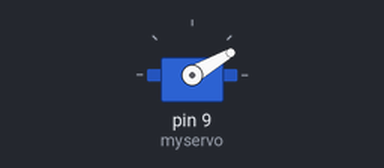
A sketch run on a simulated Arduino Uno, built with avr-gcc and run on an emulated ATmega328P. On the bench: servo.

Above: at 2.05 s.
At 5.0 s:
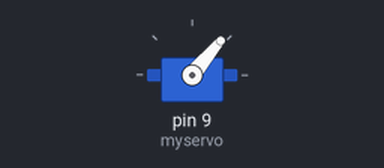
At 8.0 s:
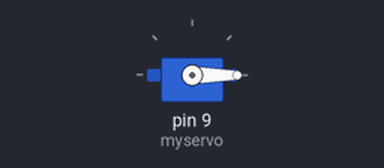
Timing chart, 0 to 9.8 s (numbered marks = the images above):
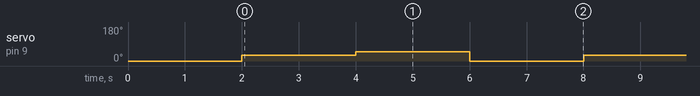

Measured:
- by itself, servo on pin 9 (myservo): repeats every 6.0 s: 50° 2.0 s, 0° 2.0 s, 30° 2.0 s

The sketch:

servo_normally.ino
```cpp
#include <Servo.h>
//red=5v //brown=gnd //orange=pinmode
Servo myservo;
void setup()

{
  myservo.attach(9);
  myservo.write(0);
  delay(2000);

}
void loop()
{
       myservo.write(30);
       delay(2000);
       myservo.write(50);
       delay(2000);
       myservo.write( 0);
       delay(2000);
}
```
